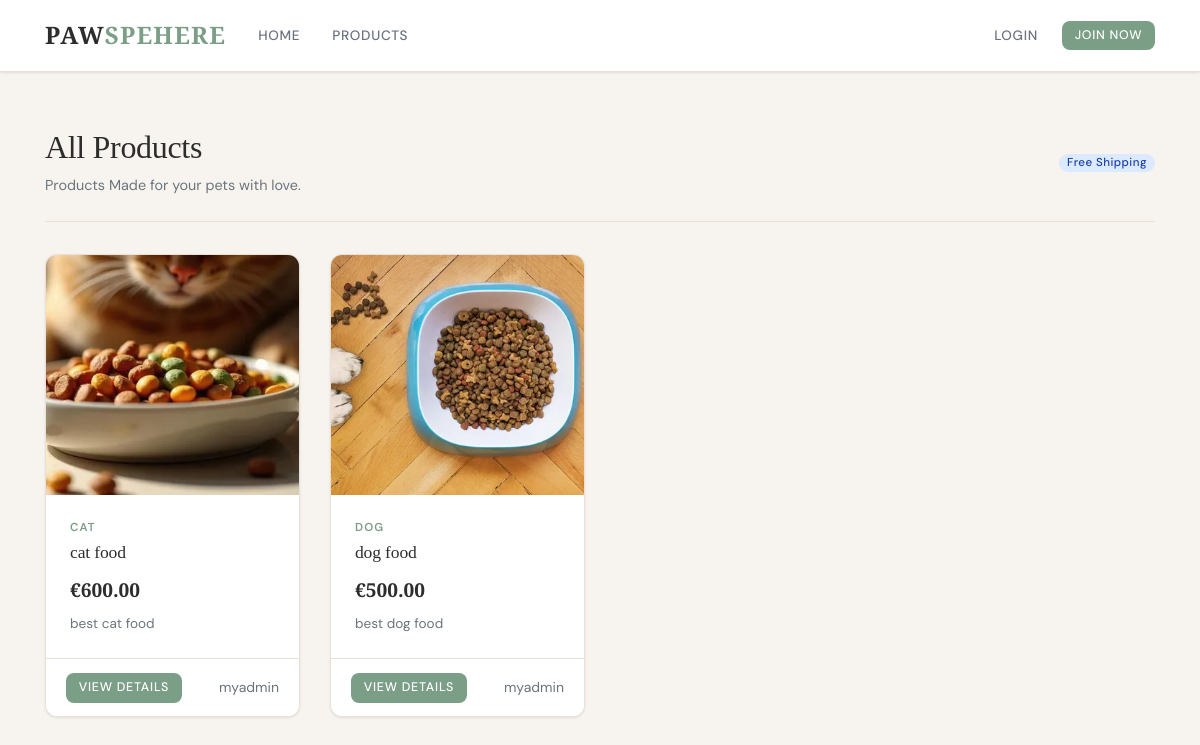
Screenshot of /products/ with the database file from the repository.
### products/models.py (models this page shows, shortened)
class Product(models.Model):
    name = models.CharField(max_length=200)
    description = models.TextField()
    price = models.DecimalField(max_digits=10, decimal_places=2)
    category = models.ForeignKey(
        Category,
        on_delete=models.CASCADE,
        related_name="products",
    )
    materials = models.CharField(max_length=255)
    image = models.ImageField(
        upload_to="product_images",
        default="default_product.jpg",
    )
    seller = models.ForeignKey(User, on_delete=models.CASCADE)
    date_posted = models.DateTimeField(auto_now_add=True)
    in_stock = models.BooleanField(default=True)

class Category(models.Model):
    name = models.CharField(max_length=100)
    description = models.TextField(blank=True, null=True)
    class Meta:
        verbose_name_plural = "Categories"

### products/views.py (the view)
# urls.py: path('products/', ProductListView.as_view(), name='products'),
class ProductListView(ListView):
    model = Product
    template_name = 'products/products.html'
    context_object_name = 'products'
    ordering = ['-date_posted']
    paginate_by = 8
    def get_context_data(self, **kwargs):
        context = super().get_context_data(**kwargs)
        context['title'] = 'All Products'
        context['categories'] = Category.objects.all()
        return context

### cart/context_processors.py (called while the page is built)
def cart_counter(request):
    if request.user.is_authenticated:
        cart_count = CartItem.objects.filter(user=request.user).count()
        return {'cart_count': cart_count}
    return {'cart_count': 0}

### templates/products/products.html (shortened to what this page needs)
{% extends "base.html" %}
{% block content %}
<div class="page-header">
    <div class="d-flex justify-content-between align-items-center">
        <div>
            <h1>All Products</h1>
            <p class="text-muted mb-0" style="font-size:0.9rem;">Products Made for your pets with love.</p>
        </div>
        <div class="d-none d-md-flex align-items-center">
            <span class="badge badge-info">Free Shipping</span>
        </div>
    </div>
</div>
<div class="row">
    {% for product in products %}
    <div class="col-lg-3 col-md-4 col-sm-6 mb-4">
        <div class="card product-card">
            <div class="card-img-wrapper">
                <img class="card-img-top" src="{{ product.image.url }}" alt="{{ product.name }}">
            </div>
            <div class="card-body">
                <p class="product-category-label">{{ product.category.name }}</p>
                <h5 class="card-title">{{ product.name }}</h5>
                <div class="d-flex justify-content-between align-items-center mb-2">
                    <span class="product-price">€{{ product.price }}</span>
                </div>
                <p class="card-text text-muted" style="font-size:0.85rem; line-height:1.5;">{{ product.description|truncatechars:70 }}</p>
            </div>
            <div class="card-footer d-flex justify-content-between align-items-center">
                <a href="{% url 'product-detail' product.id %}" class="btn btn-primary btn-sm">View Details</a>
                <small class="text-muted">{{ product.seller.username }}</small>
            </div>
        </div>
    </div>
    {% endfor %}
</div>
{% endblock content %}

### templates/base.html (style rules this page uses)
:root { --cream: #F7F3EE; --white: #FFFFFF; --sage: #7B9E87; --sage-light: #A8C4B0; --sage-dark: #5C7D67; --terracotta: #C17F5A; --terracotta-light: #D4956E; --sand: #E8D5BA; --sand-light: #F2E8D9; --charcoal: #2D2D2D; --gray-600: #6B7280; --gray-400: #9CA3AF; --gray-200: #E5E7EB; --border: #EAE0D5; --shadow-sm: 0 1px 3px rgba(0,0,0,0.06), 0 1px 2px rgba(0,0,0,0.04); --shadow-md: 0 4px 12px rgba(0,0,0,0.08); --shadow-lg: 0 10px 30px rgba(0,0,0,0.10); --radius: 12px; --radius-sm: 8px; }
* { box-sizing: border-box; margin: 0; padding: 0; }
html { scroll-behavior: smooth; }
body { background-color: var(--cream); font-family: 'DM Sans', sans-serif; color: var(--charcoal); line-height: 1.6; min-height: 100vh; display: flex; flex-direction: column; padding-top: 72px; }
h1, h2, h3, h4, h5, h6 { font-family: 'Cormorant Garamond', serif; font-weight: 500; letter-spacing: -0.01em; }
h1 { font-size: 2.4rem; }
.btn { font-family: 'DM Sans', sans-serif; font-size: 0.82rem; font-weight: 500; letter-spacing: 0.06em; text-transform: uppercase; border-radius: var(--radius-sm); padding: 0.6rem 1.4rem; transition: all 0.25s ease; border: none; }
.btn-primary { background-color: var(--sage); color: white; }
.btn-sm { padding: 0.35rem 0.8rem; font-size: 0.78rem; }
.card { background: var(--white); border: 1px solid var(--border); border-radius: var(--radius); box-shadow: var(--shadow-sm); transition: box-shadow 0.25s ease, transform 0.25s ease; overflow: hidden; }
.card-body { padding: 1.5rem; }
.card-footer { background-color: var(--white); border-top: 1px solid var(--border); padding: 0.85rem 1.25rem; }
.product-card { height: 100%; transition: transform 0.3s ease, box-shadow 0.3s ease; position: relative; }
.product-card .card-img-top { height: 240px; object-fit: cover; transition: transform 0.4s ease; }
.product-card .card-img-wrapper { overflow: hidden; }
.product-card .card-title { font-family: 'Cormorant Garamond', serif; font-size: 1.1rem; font-weight: 500; }
.badge { font-family: 'DM Sans', sans-serif; font-size: 0.72rem; font-weight: 500; letter-spacing: 0.04em; padding: 0.3em 0.7em; border-radius: 20px; }
.badge-info { background-color: #DBEAFE; color: #1E40AF; }
.page-header { padding: 2rem 0 1.5rem; border-bottom: 1px solid var(--border); margin-bottom: 2rem; }
.page-header h1 { font-size: 2rem; color: var(--charcoal); }

### templates/products/products.html (style rules this page uses)
.product-category-label { font-size: 0.72rem; letter-spacing: 0.1em; text-transform: uppercase; color: var(--sage); font-weight: 600; margin-bottom: 4px; }
.product-price { font-family: 'Cormorant Garamond', serif; font-size: 1.2rem; font-weight: 600; color: var(--charcoal); }

### rows the page displays
Product: image (picture), category.name "CAT", name "cat food", price "600.00", description "best cat food", seller.username "myadmin"
Product: image (picture), category.name "DOG", name "dog food", price "500.00", description "best dog food", seller.username "myadmin"
